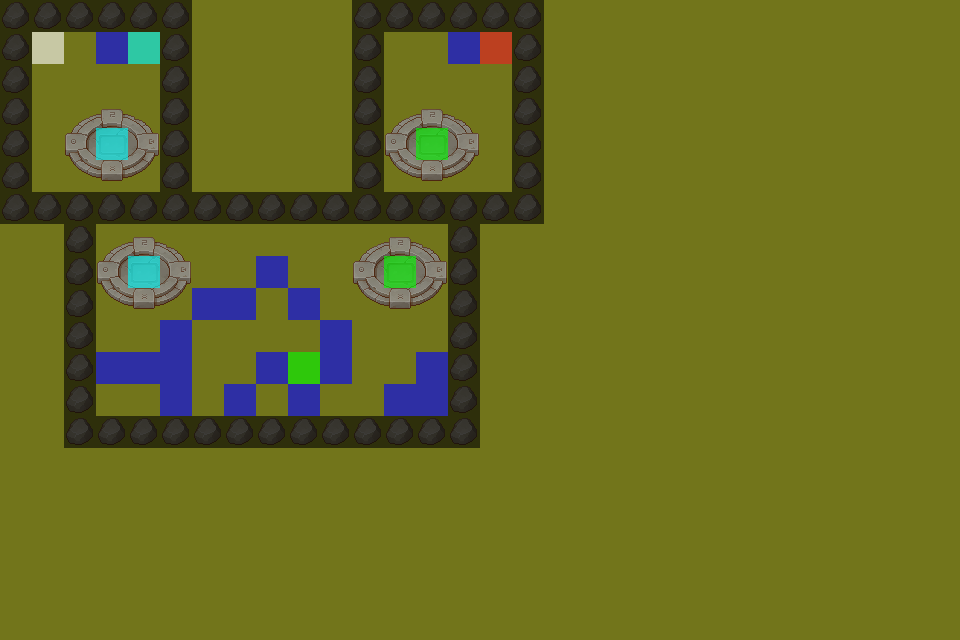

Below is a game level as drawn by its tile map, then a one-line description and the .tmx that defines it (tile-layer data replaced by summaries):
An orthogonal 30x20 tile map with 32x32 px tiles, 9 tile layers (Grass, Plant, Props, Player, ...), 4 tilesets.

<map version="1.4" tiledversion="1.4.3" orientation="orthogonal" renderorder="right-down" width="30" height="20" tilewidth="32" tileheight="32" infinite="0" nextlayerid="10" nextobjectid="1">
 <editorsettings>
  <export target="stage/2/Stage2.csv" format="csv" />
 </editorsettings>
 <tileset firstgid="1" source="tsx/TX Tileset Grass.tsx" />
 <tileset firstgid="65" source="tsx/TX Props.tsx" />
 <tileset firstgid="321" source="tsx/Flag.tsx" />
 <tileset firstgid="327" source="tsx/EventFlag.tsx" />
 <layer id="2" name="Grass" width="30" height="20">
  <data>[600 cells, 600 non-empty, 1 distinct tile ids]</data>
 </layer>
 <layer id="1" name="Plant" width="30" height="20">
  <data>[600 cells, 0 non-empty, 0 distinct tile ids]</data>
 </layer>
 <layer id="8" name="Props" width="30" height="20">
  <data>[600 cells, 110 non-empty, 10 distinct tile ids]</data>
 </layer>
 <layer id="3" name="Player" width="30" height="20">
  <data>[600 cells, 1 non-empty, 1 distinct tile ids]</data>
 </layer>
 <layer id="4" name="Box" width="30" height="20">
  <data>[600 cells, 19 non-empty, 1 distinct tile ids]</data>
 </layer>
 <layer id="5" name="Goal" width="30" height="20">
  <data>[600 cells, 1 non-empty, 1 distinct tile ids]</data>
 </layer>
 <layer id="6" name="TeleportGate" width="30" height="20">
  <data>[600 cells, 4 non-empty, 2 distinct tile ids]</data>
 </layer>
 <layer id="7" name="Key" width="30" height="20">
  <data>[600 cells, 2 non-empty, 2 distinct tile ids]</data>
 </layer>
 <layer id="9" name="Barrier" width="30" height="20">
  <data>[600 cells, 74 non-empty, 1 distinct tile ids]</data>
 </layer>
</map>
